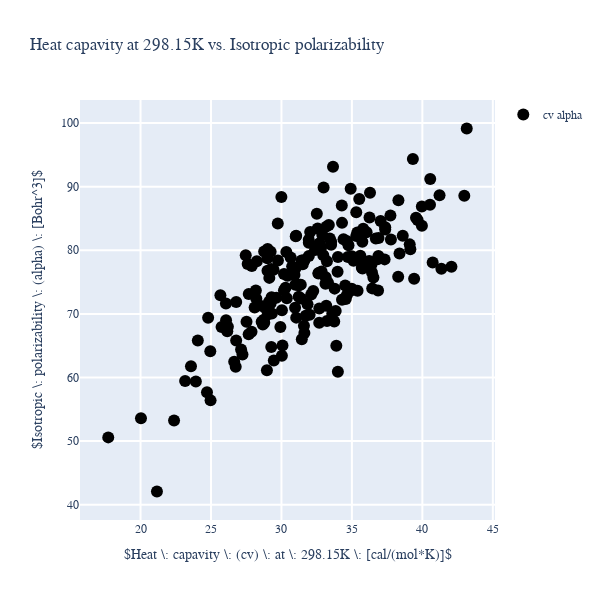

Notebook code for this chart:
### Code cell
import plotly
import plotly.graph_objs as go
from plotly.offline import iplot

#plotly.offline.init_notebook_mode(connected=True)

# "alpha" - Isotropic polarizability (unit: Bohr^3)
# "gap" - Gap between HOMO and LUMO (unit: Hartree)
#"mol_id" - Molecule ID (gdb9 index) mapping to the .sdf file
#"A" - Rotational constant (unit: GHz)
#"B" - Rotational constant (unit: GHz)
#"C" - Rotational constant (unit: GHz)
#"mu" - Dipole moment (unit: D)
#"alpha" - Isotropic polarizability (unit: Bohr^3)
#"homo" - Highest occupied molecular orbital energy (unit: Hartree)
#"lumo" - Lowest unoccupied molecular orbital energy (unit: Hartree)
#"gap" - Gap between HOMO and LUMO (unit: Hartree)
#"r2" - Electronic spatial extent (unit: Bohr^2)
#"zpve" - Zero point vibrational energy (unit: Hartree)
#"u0" - Internal energy at 0K (unit: Hartree)
#"u298" - Internal energy at 298.15K (unit: Hartree)
#"h298" - Enthalpy at 298.15K (unit: Hartree)
#"g298" - Free energy at 298.15K (unit: Hartree)
#"cv" - Heat capavity at 298.15K (unit: cal/(mol*K))
#"u0_atom" - Atomization energy at 0K (unit: kcal/mol)
#"u298_atom" - Atomization energy at 298.15K (unit: kcal/mol)
#"h298_atom" - Atomization enthalpy at 298.15K (unit: kcal/mol)

df = pd.DataFrame(dataset.head(200))
#Layout design. Can change title, font, x/y-axis etc. Commented out pieces are height and width. 
#For plot in browser I prefer long horizontal plots. For presentations square images may be preferred. 
#Image can be directly saved by hovering over image and clicking camera icon. 
layout_cv_alpha = go.Layout(title= "Heat capavity at 298.15K vs. Isotropic polarizability", hovermode= 'closest',
                   font = dict(family='Times New Roman',size=12),
                   xaxis= dict(title= '$Heat \: capavity \: (cv) \: at \: 298.15K \: [cal/(mol*K)]$',zeroline= False, gridwidth= 2),
                   yaxis= dict(title= '$Isotropic \: polarizability \: (alpha) \: [Bohr^3]$',zeroline= False, gridwidth= 2),
                   height = 600,
                   width = 600,
     showlegend= True                
)
#Scatter plot of collected data. Use df_oxide_all dataframe. df_oxide_all.Density will pull density column.
trace_cv_alpha = go.Scatter(x = df.cv, y = df.alpha, mode = 'markers',
                    marker=dict(size=12, color='black'), name = 'cv alpha')
data_cv_alpha = [trace_cv_alpha]#,trace0,trace2] trace_homo_lumo
fig_cv_alpha = go.Figure(data_cv_alpha, layout_cv_alpha)
iplot(fig_cv_alpha)
pio.write_image(fig_cv_alpha, "./fig_smiles_trace_cv_alpha.png", scale=1, width=600, height=350)
#pio.write_image(fig_IPF, "gdrive/MyDrive/Colab Notebooks/data/fig_smiles_trace.png", scale=2, width=600, height=350)

### Figure 1 — Plotly figure (JSON) as saved in the notebook; plotly's stock layout.template omitted (floating-point values rounded to 4 significant figures; data arrays with more than 128 entries replaced by an {"elided": "..."} marker saying what was removed)
{"data": [{"marker": {"color": "black", "size": 12}, "mode": "markers", "name": "cv alpha", "type": "scatter", "x": {"elided": "200 float values"}, "y": {"elided": "200 float values"}}], "layout": {"font": {"family": "Times New Roman", "size": 12}, "height": 600, "hovermode": "closest", "showlegend": true, "title": {"text": "Heat capavity at 298.15K vs. Isotropic polarizability"}, "width": 600, "xaxis": {"gridwidth": 2, "title": {"text": "$Heat \\: capavity \\: (cv) \\: at \\: 298.15K \\: [cal/(mol*K)]$"}, "zeroline": false}, "yaxis": {"gridwidth": 2, "title": {"text": "$Isotropic \\: polarizability \\: (alpha) \\: [Bohr^3]$"}, "zeroline": false}}}
